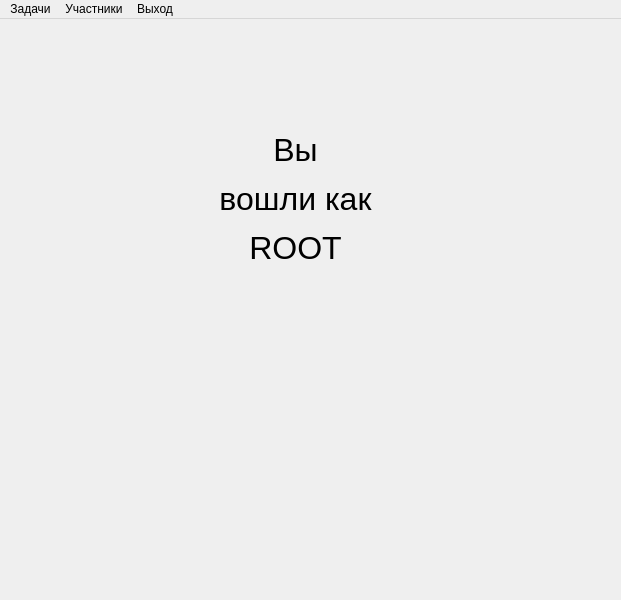
<?xml version="1.0" encoding="UTF-8"?>
<ui version="4.0">
 <class>MainWindow</class>
 <widget class="QMainWindow" name="MainWindow">
  <property name="geometry">
   <rect>
    <x>0</x>
    <y>0</y>
    <width>621</width>
    <height>600</height>
   </rect>
  </property>
  <property name="windowTitle">
   <string>MainWindow</string>
  </property>
  <widget class="QWidget" name="centralwidget">
   <widget class="QLabel" name="label_title">
    <property name="geometry">
     <rect>
      <x>130</x>
      <y>40</y>
      <width>331</width>
      <height>281</height>
     </rect>
    </property>
    <property name="text">
     <string>&lt;html&gt;&lt;head/&gt;&lt;body&gt;&lt;p align=&quot;center&quot;&gt;&lt;span style=&quot; font-size:24pt;&quot;&gt;Вы&lt;/span&gt;&lt;/p&gt;&lt;p align=&quot;center&quot;&gt;&lt;span style=&quot; font-size:24pt;&quot;&gt;вошли как&lt;/span&gt;&lt;/p&gt;&lt;p align=&quot;center&quot;&gt;&lt;span style=&quot; font-size:24pt;&quot;&gt;ROOT&lt;/span&gt;&lt;/p&gt;&lt;/body&gt;&lt;/html&gt;</string>
    </property>
   </widget>
  </widget>
  <widget class="QMenuBar" name="menuBar">
   <property name="geometry">
    <rect>
     <x>0</x>
     <y>0</y>
     <width>621</width>
     <height>26</height>
    </rect>
   </property>
   <widget class="QMenu" name="menu_tasks">
    <property name="title">
     <string>Задачи</string>
    </property>
    <addaction name="action_tasks_list"/>
    <addaction name="action_create_task"/>
    <addaction name="separator"/>
    <addaction name="action_import_task"/>
    <addaction name="action_export_task"/>
   </widget>
   <widget class="QMenu" name="menu_users">
    <property name="title">
     <string>Участники</string>
    </property>
    <addaction name="action_users_list"/>
    <addaction name="action_create_user"/>
    <addaction name="separator"/>
    <addaction name="action_users_statistics"/>
   </widget>
   <widget class="QMenu" name="menu_exit">
    <property name="title">
     <string>Выход</string>
    </property>
    <addaction name="action_logout"/>
    <addaction name="action_close_app"/>
   </widget>
   <addaction name="menu_tasks"/>
   <addaction name="menu_users"/>
   <addaction name="menu_exit"/>
  </widget>
  <action name="action_tasks_list">
   <property name="text">
    <string>Список задач</string>
   </property>
  </action>
  <action name="action_create_task">
   <property name="text">
    <string>Создать задачу</string>
   </property>
  </action>
  <action name="action_import_task">
   <property name="text">
    <string>Импорт</string>
   </property>
  </action>
  <action name="action_export_task">
   <property name="text">
    <string>Экспорт</string>
   </property>
  </action>
  <action name="action_users_list">
   <property name="text">
    <string>Список всех</string>
   </property>
  </action>
  <action name="action_create_user">
   <property name="text">
    <string>Новый пользователь</string>
   </property>
  </action>
  <action name="action_users_statistics">
   <property name="text">
    <string>Статистика</string>
   </property>
  </action>
  <action name="action_logout">
   <property name="text">
    <string>Выйти</string>
   </property>
  </action>
  <action name="action_close_app">
   <property name="text">
    <string>Закрыть приложение</string>
   </property>
  </action>
 </widget>
 <resources/>
 <connections/>
</ui>
